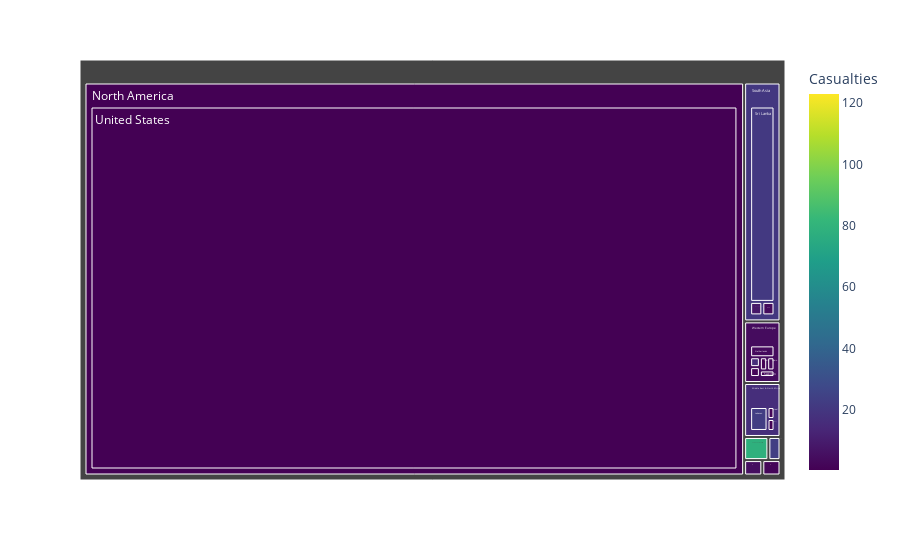

The notebook cell this image was saved under:
### Markdown cell above
3. 지역 및 국가별 테러 발생 횟수와 사상자 수 비교

### Code cell
killed_before_1997 = terrorism_before_1997.groupby(['Country','Region'])[['Year','Casualties']].agg({'Year':'count', 'Casualties':'mean'}).reset_index()
killed_before_1997 = killed_before_1997[killed_before_1997['Casualties'] > 0]
killed_before_1997.sort_values('Casualties', inplace=True)

fig = px.treemap(killed_before_1997,
                 path=['Region', 'Country'],
                 values='Year',
                 color='Casualties',
                 color_continuous_scale='viridis')

fig.show()

### Figure 1 — Plotly figure (JSON) as saved in the notebook; plotly's stock layout.template omitted (floating-point values rounded to 4 significant figures)
{"data": [{"branchvalues": "total", "customdata": [[23], [8], [29], [16], [123], [2], [5], [4], [2], [1], [22.8], [3.667], [34], [3], [21.17], [2], [2], [1], [0.434], [23], [16.71], [0.4649], [5], [20.19], [2], [78.5], [4.375]], "domain": {"x": [0, 1], "y": [0, 1]}, "hovertemplate": "labels=%{label}<br>Year=%{value}<br>parent=%{parent}<br>id=%{id}<br>Casualties=%{color}<extra></extra>", "ids": ["Central Asia/Azerbaijan", "South Asia/Bangladesh", "North America/Canada", "Western Europe/Cyprus", "Sub-Saharan Africa/Ethiopia", "Western Europe/France", "South America/Guyana", "South Asia/India", "Middle East & North Africa/Israel", "Western Europe/Italy", "Middle East & North Africa/Lebanon", "Western Europe/Netherlands", "Sub-Saharan Africa/South Africa", "Western Europe/Spain", "South Asia/Sri Lanka", "Western Europe/Sweden", "Southeast Asia/Thailand", "Middle East & North Africa/Turkey", "North America/United States", "Central Asia", "Middle East & North Africa", "North America", "South America", "South Asia", "Southeast Asia", "Sub-Saharan Africa", "Western Europe"], "labels": ["Azerbaijan", "Bangladesh", "Canada", "Cyprus", "Ethiopia", "France", "Guyana", "India", "Israel", "Italy", "Lebanon", "Netherlands", "South Africa", "Spain", "Sri Lanka", "Sweden", "Thailand", "Turkey", "United States", "Central Asia", "Middle East & North Africa", "North America", "South America", "South Asia", "Southeast Asia", "Sub-Saharan Africa", "Western Europe"], "marker": {"coloraxis": "coloraxis", "colors": [23, 8, 29, 16, 123, 2, 5, 4, 2, 1, 22.8, 3.667, 34, 3, 21.17, 2, 2, 1, 0.434, 23, 16.71, 0.4649, 5, 20.19, 2, 78.5, 4.375]}, "name": "", "parents": ["Central Asia", "South Asia", "North America", "Western Europe", "Sub-Saharan Africa", "Western Europe", "South America", "South Asia", "Middle East & North Africa", "Western Europe", "Middle East & North Africa", "Western Europe", "Sub-Saharan Africa", "Western Europe", "South Asia", "Western Europe", "Southeast Asia", "Middle East & North Africa", "North America", "", "", "", "", "", "", "", ""], "type": "treemap", "values": [1, 1, 1, 1, 1, 1, 1, 1, 1, 1, 5, 3, 1, 1, 29, 1, 1, 1, 924, 1, 7, 925, 1, 31, 1, 2, 8]}], "layout": {"coloraxis": {"colorbar": {"title": {"text": "Casualties"}}, "colorscale": [[0, "#440154"], [0.1111, "#482878"], [0.2222, "#3e4989"], [0.3333, "#31688e"], [0.4444, "#26828e"], [0.5556, "#1f9e89"], [0.6667, "#35b779"], [0.7778, "#6ece58"], [0.8889, "#b5de2b"], [1, "#fde725"]]}, "legend": {"tracegroupgap": 0}, "margin": {"t": 60}}}
